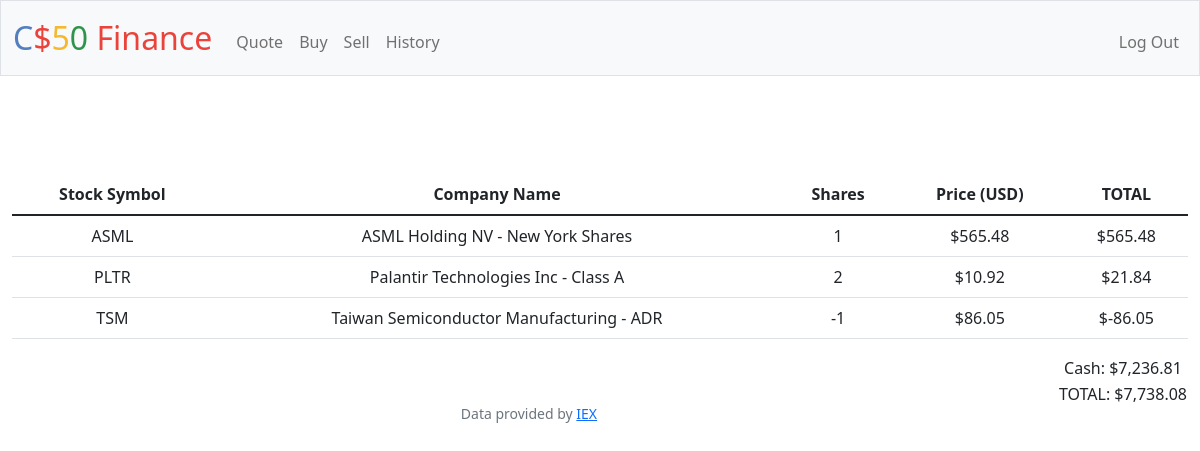
/ (signed in), run on the app's committed database.
### tables this page shows
CREATE TABLE purchase (id INTEGER, user_id NUMERIC NOT NULL, type TEXT NOT NULL,symbol TEXT NOT NULL, name TEXT NOT NULL,shares INTEGER NOT NULL, price NUMERIC NOT NULL, timestamp DEFAULT CURRENT_TIMESTAMP, PRIMARY KEY(id), FOREIGN KEY(user_id) REFERENCES users(id));

### app.py (the view)
@app.route("/")
@login_required
def index():
    user_id = session["user_id"]
    user_stock_info = db.execute(
        "SELECT symbol, name, SUM(shares) as total_shares, price FROM purchase WHERE user_id = ? GROUP BY symbol", user_id)
    user_cash = db.execute("SELECT cash FROM users WHERE id = ?", user_id)[0]["cash"]
    total = user_cash
    for stock in user_stock_info:
        total += stock["price"] * stock["total_shares"]
    return render_template("index.html", user_stock_info=user_stock_info, user_cash=usd(user_cash), total=usd(total), usd=usd)

### app.py (called while the page is built)
@app.after_request
def after_request(response):
    response.headers["Cache-Control"] = "no-cache, no-store, must-revalidate"
    response.headers["Expires"] = 0
    response.headers["Pragma"] = "no-cache"
    return response

### helpers.py (called while the page is built)
def login_required(f):
    @wraps(f)
    def decorated_function(*args, **kwargs):
        if session.get("user_id") is None:
            return redirect("/login")
        return f(*args, **kwargs)
    return decorated_function

def usd(value):
    return f"${value:,.2f}"

### templates/index.html (shortened to what this page needs)
{% extends "layout.html" %}
{% block main %}
    <table style='margin-top: 50px' class="table">
        <thead>
            <tr>
                <th scope="col"> Stock Symbol </th>
                <th scope="col"> Company Name </th>
                <th scope="col"> Shares </th>
                <th scope="col"> Price (USD) </th>
                <th scope="col"> TOTAL </th>
            </tr>
        </thead>
        <tbody>
            {% for record in user_stock_info if record["symbol"] != "N/A" %}
                <tr>
                    <td> {{ record["symbol"] }} </td>
                    <td> {{ record["name"] }} </td>
                    <td> {{ record["total_shares"] }} </td>
                    <td> {{ usd(record["price"]) }} </td>
                    <td> {{ usd(record["total_shares"] * record["price"]) }} </td>
                </tr>
            {% endfor %}
        </tbody>
        <table align="right">
            <tr>
                <td> Cash: {{ user_cash }}</td>
            </tr>
            <tr>
                <td> TOTAL: {{ total }} </td>
        </table>
{% endblock %}

### data on the page
purchase: symbol "ASML", name "ASML Holding NV - New York Shares", total_shares "1", price "$565.48", usd(record['total_shares']*record['price']) "$565.48"
purchase: symbol "PLTR", name "Palantir Technologies Inc - Class A", total_shares "2", price "$10.92", total_shares "$21.84"
purchase: symbol "TSM", name "Taiwan Semiconductor Manufacturing - ADR", total_shares "-1", price "$86.05", total_shares "$-86.05"

### other printed values
{{ user_cash }} "$7,236.81"
{{ total }} "$7,738.08"
